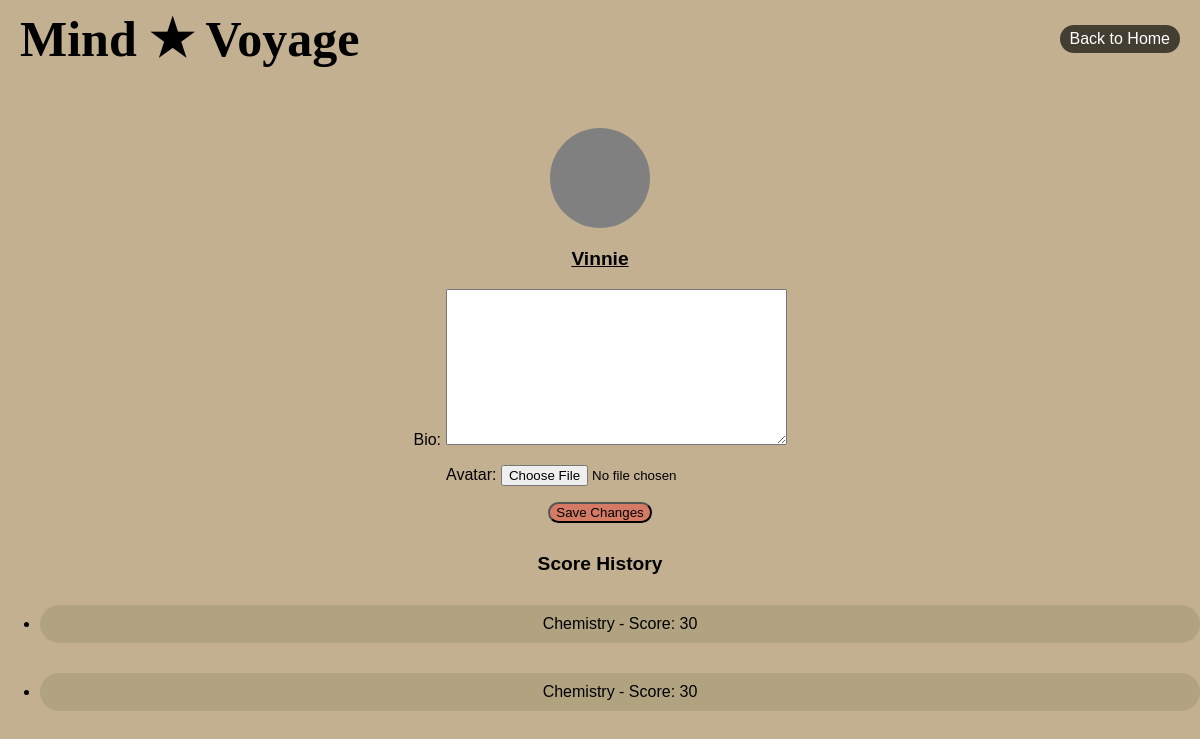
/quiz_app/profile/ (signed in), run on the app's committed database.
### quiz_app/models.py (models this page shows, shortened)
class UserProfile(models.Model):
    user = models.OneToOneField(User, on_delete=models.CASCADE, related_name='profile')
    bio = models.TextField(blank=True, null=True)
    avatar = models.ImageField(upload_to='avatars/', blank=True, null=True)

class Result(models.Model):
    user = models.ForeignKey(User, on_delete=models.CASCADE, related_name="results")
    quiz = models.ForeignKey(Quiz, on_delete=models.CASCADE, related_name="results")
    score = models.IntegerField(null=True)
    attempted_at = models.DateTimeField(auto_now_add=True)

class Quiz(models.Model):
    CATEGORY_CHOICES = [
    ('Science', 'Science'),
    ('History', 'History'),
    ]
    title = models.CharField(max_length=200)
    category = models.CharField(max_length=50, choices=CATEGORY_CHOICES)  # Added category
    total_score = models.IntegerField(default=50)
    created_by = models.ForeignKey(settings.AUTH_USER_MODEL, on_delete=models.CASCADE)

### quiz_app/views.py (the view)
# urls.py: path('profile/', views.profile, name='profile')
@login_required
def profile(request):
    profile = get_object_or_404(UserProfile, user=request.user)
    results = Result.objects.filter(user=request.user)
    if request.method == 'POST':
        form = UserProfileForm(request.POST, instance=profile)
        if form.is_valid():
            form.save()
            return redirect('profile')
    else:
        form = UserProfileForm(instance=profile)
    context = {
        'profile': profile,
        'form': form,
        'results': results
    }
    return render(request, 'profile.html', context)

### quiz_app/forms.py
class UserProfileForm(forms.ModelForm):
    class Meta:
        model = UserProfile
        fields = ['bio', 'avatar']

### quiz_app/templates/profile.html (shortened to what this page needs)
{% load static %}
<!DOCTYPE html>
<html lang="en">
<head>
    <link rel="stylesheet" href="{% static 'css/profile.css' %}">
</head>
<body>
    <header>
        <div class="logo">Mind ★ Voyage</div>
        <a href="{% url 'index' %}" class="back">Back to Home</a>
    </header>
    <main>
        <section class="profile-info">
            <div class="photo">
            </div>
            <div class="username"><p>{{ user.username }}</p></div>
            <form method="post" enctype="multipart/form-data">
                {{ form.as_p }}
                <button class="submit">Save Changes</button>
            </form>
        </section>
        <section class="score-history">
            <h3 class="history">Score History</h3>
                {% if results %}
                <ul>
                    {% for result in results %}
                        <li class="score"><a href="{% url 'result' result.id%}">{{ result.quiz.title }} - Score: {{ result.score }}</a></li>
                    {% empty %}
                        <li>No quizzes attempted yet.</li>
                    {% endfor %}
                </ul>
                {% endif %}
        </section>
    </main>
</body>
</html>

### static/css/profile.css (style rules this page uses)
body { font-family: Arial, sans-serif; background: #C3B091; color: black; text-align: center; margin: 0; padding: 0; }
header { display: flex; justify-content: space-between; align-items: center; padding: 10px 20px; background-color: #C3B091; }
.profile-info { margin-top: 50px; }
.photo { width: 100px; height: 100px; background: gray; border-radius: 50%; margin: 0 auto 20px; }
.score-history { margin-top: 30px; }
.back { color: white; text-decoration: none; background: rgba(0, 0, 0, 0.65); padding: 5px 10px; border-radius: 20px; cursor: pointer; }
.logo { font-family: fantasy; font-size: 50px; font-weight: bold; color: black; }
.username { font-size: larger; font-weight: bold; text-decoration: underline; }
.submit { color: black; background-color: rgba(255, 0, 0, 0.3); border-radius: 20px; }
.history { font-size: larger; font-weight: bolder; }
.score a { display: block; margin: 30px auto; padding: 10px 500px; border: none; background-color: rgba(106, 106, 60, 0.2); color: black; border-radius: 20px; cursor: pointer; text-decoration: none; }

### data on the page
Result: quiz "Chemistry", score "30"
Result: quiz "Chemistry", score "30"

### other printed values
{{ user.username }} "Vinnie"
